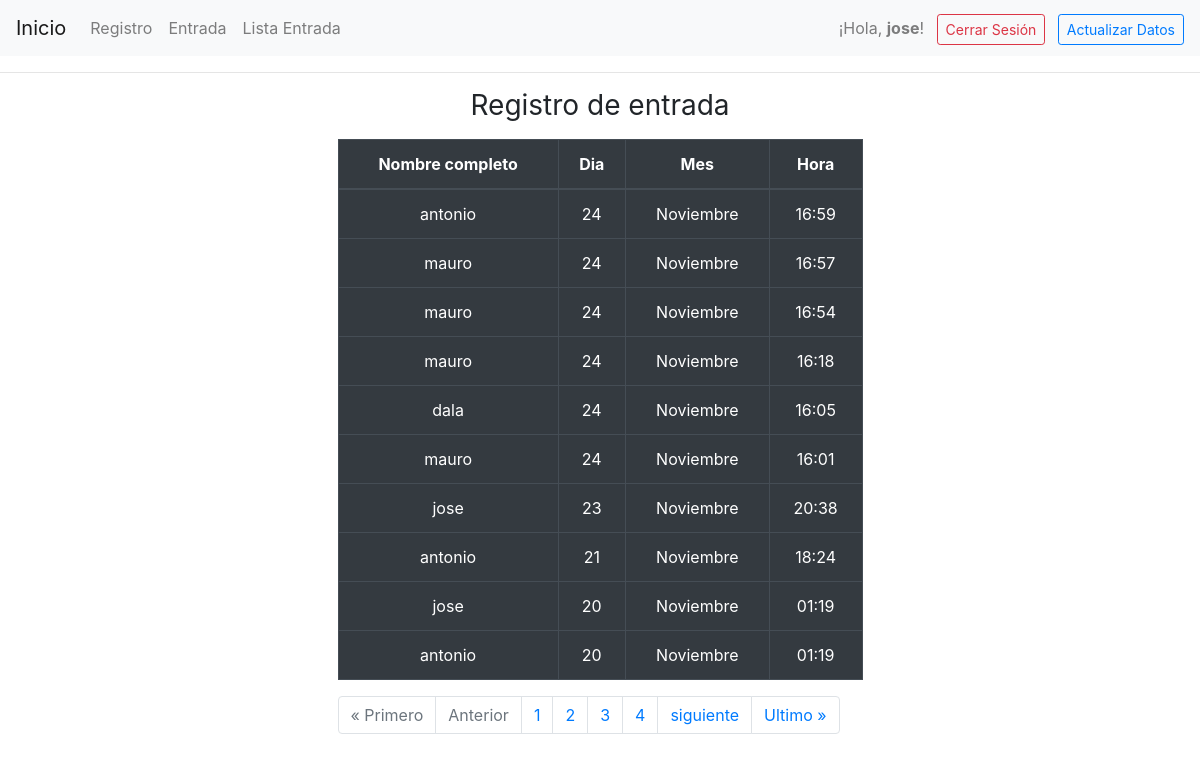
The app's page /verificacion/ (signed in), older data.
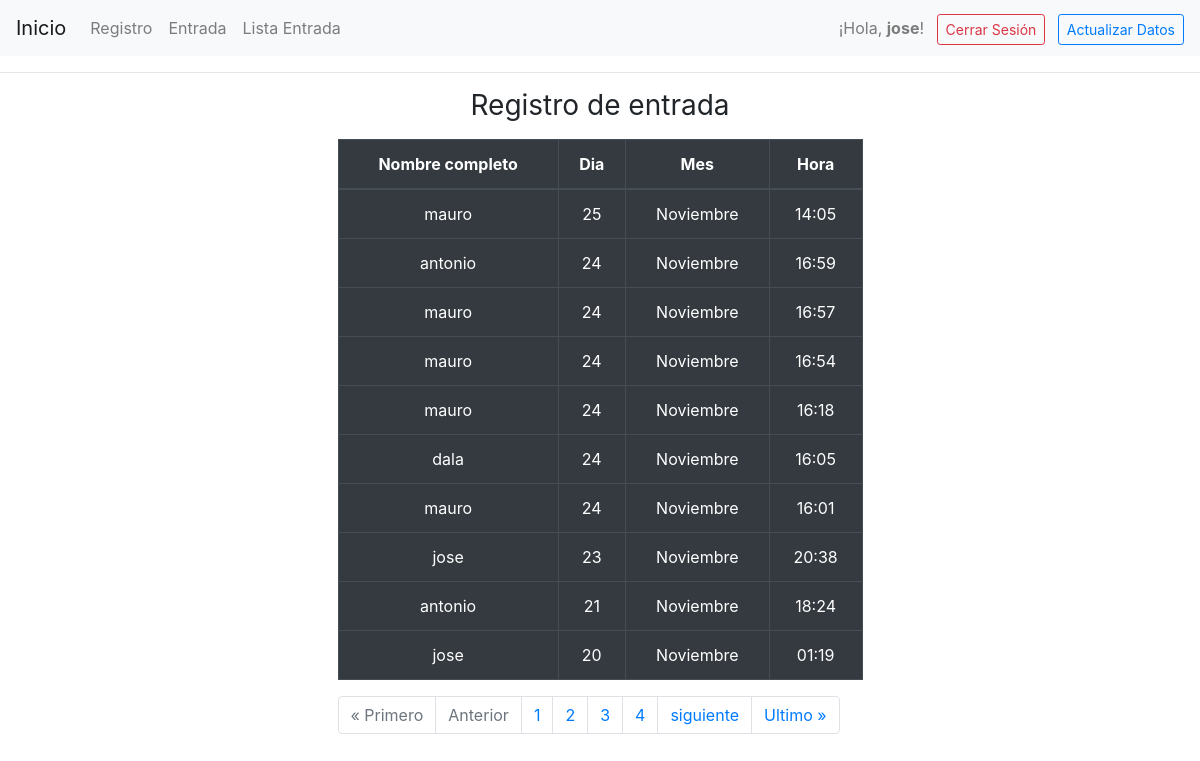
The same page, newer data.
### login/models.py (models this page shows, shortened)
class RegistroAcceso(models.Model):
    verificacion = models.ForeignKey(Verificacion, on_delete=models.SET_NULL, null=True)
    fecha_hora = models.DateTimeField(auto_now_add=True)

class Verificacion(models.Model):
    usuario = models.OneToOneField(User, on_delete=models.CASCADE)
    nombre_completo = models.CharField(max_length=100)
    email = models.EmailField(max_length=100)
    telefono = models.CharField(max_length=10) # por que un numero tiene solo 10 digitos
    programa_academico = models.CharField(max_length=255)
    contrasena = models.CharField(max_length=6, unique=True, validators=[MinLengthValidator(6)])
    rfid = models.CharField(max_length=50, null=True, blank=True)
    lab_vision = models.BooleanField(default=False)
    lab_robotica = models.BooleanField(default=False)

### login/views.py (the view)
# urls.py: path('verificacion/', views.lista_registro, name='verificacion'),
@login_required
@groups_required(['profesor', 'delegado'])
def lista_registro(request):
    registros = RegistroAcceso.objects.all()
    paginacion = Paginator(RegistroAcceso.objects.all().order_by('-id'), 10)
    page = request.GET.get('page')
    registro_acceso = paginacion.get_page(page)
    num_paginas = registro_acceso.paginator.page_range
    parametros = {'registros':registros,
                    'paginacion':registro_acceso,
                    'num_paginas':num_paginas}
    return render(request, 'pagina/verificacion.html', parametros)

### login/templates/pagina/verificacion.html (shortened to what this page needs)
{% extends 'main/prueba.html' %}
{% block content %}
    <main class='container'>
        <div class='row'>
            <div class='col-md-6 offset-md-3'>
                <h1 class="h3 mb-3 font-weight-normal text-center">Registro de entrada</h1>
                <div>
                    <table class="table table-hover table-dark table-bordered border-light">
                        <thead>
                            <tr>
                                <th scope="col" class="text-center">Nombre completo</th>
                                <th scope="col" class="text-center">Dia</th>
                                <th scope="col" class="text-center">Mes</th>
                                <th scope="col" class="text-center">Hora</th>
                                </div>
                        <tbody>
                            {% for registro in paginacion %}
                            <tr>
                                <td scope="col" class="text-center">{{registro.verificacion.nombre_completo}}</td>
                                <td scope="col" class="text-center">{{registro.fecha_hora|date:"d" }}</td>
                                <td scope="col" class="text-center">{{registro.fecha_hora|date:"F" }}</td>
                                <td scope="col" class="text-center">{{registro.fecha_hora|date:"H:i" }}</td>
                            </tr>
                            {% endfor %}
                        </tbody>
                </div>
                <nav aria-label="Page navigation example">
                        <ul class="pagination">
                        {% if paginacion.has_previous %}
                            <li class="page-item"><a class="page-link" href="?page=1">&laquo Primero</a></li>
                            <li class="page-item"><a class="page-link" href="?page={{ paginacion.previous_page_number }}">Anterior</a></li>
                            {% else %}
                            <li class="page-item disabled"><a class="page-link" href="#">&laquo Primero</a></li>
                            <li class="page-item disabled"><a class="page-link" href="#">Anterior</a></li>
                        {% endif %}
                        {% for numero in num_paginas %}
                        <li class="page-item"><a class="page-link" href='?page={{numero}}'>{{numero}}</a></li>
                        {% endfor %}
                        {% if paginacion.has_next %}
                            <li class="page-item"><a class="page-link" href="?page={{paginacion.next_page_number}}">siguiente</a></li>
                            <li class="page-item"><a class="page-link" href="?page={{ paginacion.paginator.num_pages }}">Ultimo &raquo</a></li>
                            {% else %}
                            <li class="page-item disabled"><a class="page-link" href="#">siguiente</a></li>
                            <li class="page-item disabled"><a class="page-link" href="#">Ultimo &raquo</a></li>
                        {% endif %}
                    </ul>
                </nav>
            </div>
        </div>
{% endblock  %}

Row changes from the older to the newer data that the page shows:
no longer on this page (row unchanged): RegistroAcceso: verificacion.nombre_completo "antonio", fecha_hora "20", fecha_hora "Noviembre", fecha_hora "01:19"
added RegistroAcceso: verificacion.nombre_completo "mauro", fecha_hora "25", fecha_hora "Noviembre", fecha_hora "14:05"
